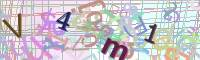
#> input picture Fourth/captcha breaker/webmail/data/test/test1.jpg, 200 x 60 px
$ python -i img1.py   (imports and definitions only)
#> lines starting #> are read from the running program, lines starting #| are printed output that depends on the picture; after the words box and inside, x2 and y2 are one past the last pixel; in counts of white or black regions, pixels touching at a corner belong together
from __future__ import print_function, absolute_import, division
from math import floor, ceil
from skimage import img_as_ubyte
from skimage.measure import find_contours
from skimage.util import crop
from skimage.transform import resize
from skimage.filters import threshold_otsu, sobel, try_all_threshold, threshold_li, threshold_triangle

import matplotlib.pyplot as plt

SHIFT_PIXEL = 10 # shift image from right to left
# BINARY_THRESH = 30 # image binary thresh
LETTER_SIZE = (38, 38) # letter width, heigth

def split_letters(image, num_letters=6, debug=False):
    '''
    split full captcha image into `num_letters` lettersself.
    return list of letters binary image (0: white, 255: black)
    '''
    print(num_letters)
    #plt.imshow(image)
    #plt.show()

    # move left
    # left = crop(image, ((0, 0), (0, image.shape[1]-SHIFT_PIXEL)), copy=True)
    # image[:,:-SHIFT_PIXEL] = image[:,SHIFT_PIXEL:]
    # image[:,-SHIFT_PIXEL:] = left
    # binarization
    # fig, ax = try_all_threshold(image, figsize=(10, 8), verbose=False)
    # plt.show()
    BINARY_THRESH = threshold_otsu(image)
    # BINARY_THRESH = threshold_li(image)
    # BINARY_THRESH = threshold_triangle(image)
    binary = image > BINARY_THRESH
    # plt.imshow(binary)
    # plt.show()
    # find contours
    contours1 = find_contours(binary)
    # [6 lines of commented-out code are left out]
    contours = [[
        [int(floor(min(contour[:, 1]))), int(floor(min(contour[:, 0])))], # top-left point
        [int(ceil(max(contour[:, 1]))), int(ceil(max(contour[:, 0])))]  # down-right point
      ] for contour in contours1]
    # [10 lines of commented-out code are left out]
    contours = sorted(contours, key=lambda contour: contour[0][0])
    # find letters box
    print(len(contours))
    letter_boxs = []
    le=num_letters
    for contour in contours:
        if len(letter_boxs) > 0 and contour[0][0] < letter_boxs[-1][1][0] - 10:
            # skip inner contour
            print(contour)
            continue
        # extract letter boxs by contour
        boxs = get_letter_boxs(binary, contour,le)
        le-=len(boxs)
        for box in boxs:
            letter_boxs.append(box)
    # check letter outer boxs number
    print(letter_boxs)
    # [26 lines of commented-out code are left out]
    letters = []
    for [x_min, y_min], [x_max, y_max] in letter_boxs:
        letter = resize(image[y_min:y_max, x_min:x_max], LETTER_SIZE)
        letter = img_as_ubyte(letter < 0.6)
        letters.append(letter)

    return letters

def get_letter_boxs(binary, contour,le):
    if(le==0):
        return []
    boxs = []
    w = contour[1][0] - contour[0][0] # width
    h = contour[1][1] - contour[0][1] # height
    if w < 10:
        # skip too small contour (noise)
        return boxs

    if (w < LETTER_SIZE[0] and w / h < 1.6) or le==1:
        boxs.append(contour)
    else:
        # split 2 letters if w is large
        t=min(int(round(w/LETTER_SIZE[0]))+1,le)
        p=int(round(w/t))
        print(t)
        print(p)
        sub_contours=[]
        topx = contour[0][1]
        botx = contour[1][1]
        prev1=contour[0][0]
        for f in range(t):
            sub_contours.append([[prev1,topx],[prev1+p,botx]])
            prev1+=p

        # x_mean = contour[0][0] + int(round(w / 2))
        # sub_contours = [
        #     [contour[0], [x_mean, contour[1][1]]],
        #     [[x_mean, contour[0][1]], contour[1]]
        # ]
        for [x_min, y_min], [x_max, y_max] in sub_contours:
            # fit y_min, y_max
            y_min_val = min(binary[y_min + 1, x_min:x_max])
            y_max_val = min(binary[y_max - 1, x_min:x_max])
            while y_min_val or y_max_val:
                print([[x_min,y_min],[x_max,y_max]])
                if y_min_val:
                    y_min += 1
                    y_min_val = min(binary[y_min + 1, x_min:x_max])
                if y_max_val:
                    y_max -= 1
                    y_max_val = min(binary[y_max - 1, x_min:x_max])
            boxs.append([[x_min, y_min], [x_max, y_max]])

    return boxs

>>> import cv2
>>> picture = cv2.imread('../../webmail/data/test/test1.jpg', cv2.IMREAD_GRAYSCALE)
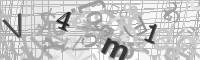
#> picture: shape (60, 200); min 13, max 255, mean 198.8
>>> result = split_letters(picture)
#> in split_letters, `BINARY_THRESH = threshold_otsu(image)`: BINARY_THRESH = 195
#> in split_letters, `binary = image > BINARY_THRESH`:
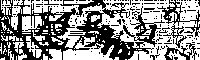
#> binary: shape (60, 200) bool; 55.4% white; 179 black regions (173 under 20 px), largest, box (x1, y1, x2, y2) and area: (0, 0, 165, 60) 4117, (157, 0, 200, 48) 455, (164, 43, 197, 60) 203, (44, 0, 59, 5) 23, (150, 54, 160, 60) 22, (144, 8, 155, 10) 21
#> in split_letters, `contours1 = find_contours(binary)`: contours1 = 321 point arrays, longest 815 points
#> in split_letters, `contours = [[ [int(floor(min(contour[:, 1]))), int(floor(min(contour[:..`: contours = 321 items
#| 321
#> the loop in split_letters, `for contour in contours:` made 321 passes
#> (contour, w in get_letter_boxs, h in get_letter_boxs, le) on passes 12 to 14: ([[1, 0], [4, 4]], 3, 4, 5), ([[1, 4], [4, 6]], 3, 2, 5), ([[1, 6], [3, 8]], 2, 2, 5)
#| [[0, 16], [1, 18]]
#| [[0, 16], [4, 20]]
#| [[0, 21], [7, 30]]
#| [[0, 29], [2, 31]]
#| [[0, 31], [3, 33]]
#| [[0, 34], [8, 41]]
#| [[0, 38], [2, 40]]
#| [[0, 42], [2, 54]]
#> (further printed lines are left out)
#> after the loop in split_letters, `for contour in contours:`: le = 0; letter_boxs = [[[0, 0], [11, 15]], [[10, 0], [23, 30]], [[17, 52], [27, 59]], [[21, 15], [42, 32]], [[38, 41], [49, 46]], [[43, 0], [59, 5]]]
#| [[[0, 0], [11, 15]], [[10, 0], [23, 30]], [[17, 52], [27, 59]], [[21, 15], [42, 32]], [[38, 41], [49, 46]], [[43, 0], [59, 5]]]
#> the loop in split_letters, `for [x_min, y_min], [x_max, y_max] in letter_boxs:` made 6 passes
#> (x_min, y_min, x_max, y_max) on passes 1 to 6: (0, 0, 11, 15), (10, 0, 23, 30), (17, 52, 27, 59), (21, 15, 42, 32), (38, 41, 49, 46), (43, 0, 59, 5)
#> pass 1, in split_letters, `letter = resize(image[y_min:y_max, x_min:x_max], LETTER_SIZE)`:
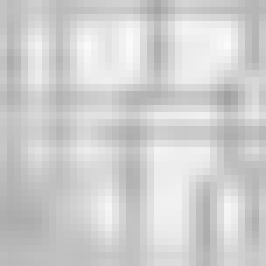
#> letter: shape (38, 38) float64 (shown 7 times larger); min 0.631, max 0.983, mean 0.814
#> pass 2, in split_letters, `letter = resize(image[y_min:y_max, x_min:x_max], LETTER_SIZE)`:
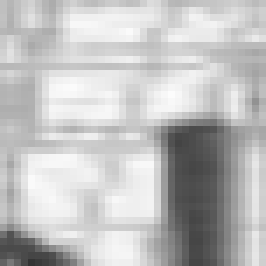
#> letter: shape (38, 38) float64 (shown 7 times larger); min 0.207, max 0.99, mean 0.754
#> pass 2, in split_letters, `letter = img_as_ubyte(letter < 0.6)`:
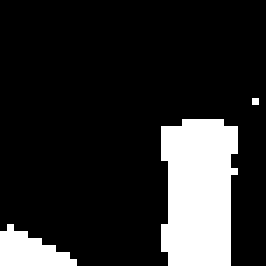
#> letter: shape (38, 38) (shown 7 times larger); 16.7% white; 3 white regions (1 under 20 px), largest, box (x1, y1, x2, y2) and area: (23, 17, 34, 38) 200, (0, 32, 11, 38) 40
#> after the loop in split_letters, `for [x_min, y_min], [x_max, y_max] in letter_boxs:`: letters = 6 items
#> result = 6 items
